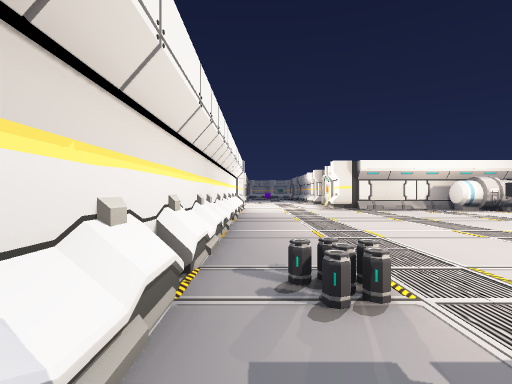
view 1 (above)

17 first-person views from a walk through a Unity game level. The camera is 1.4 m above the floor, looks level and sees 85° across. The floor is counted in squares, 2 m on a side. Each view is taken from the middle of a square. On the plan, view 1 faces up. The plan holds only what a view shows up to about 9 squares ahead; the rest is blank. The place goes on beyond the plan. Some animated figures are not drawn. Some surface patterns are stand-ins.

view 2
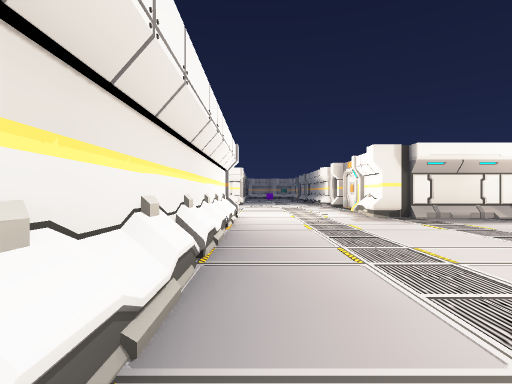

view 3
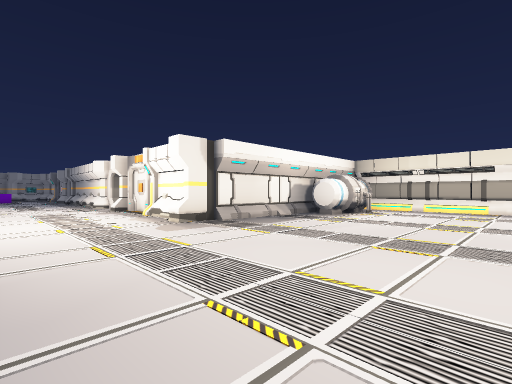

view 4
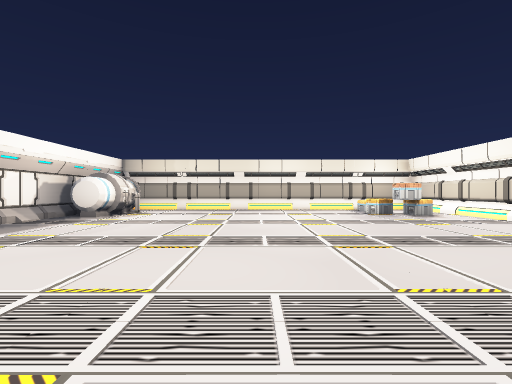

view 5
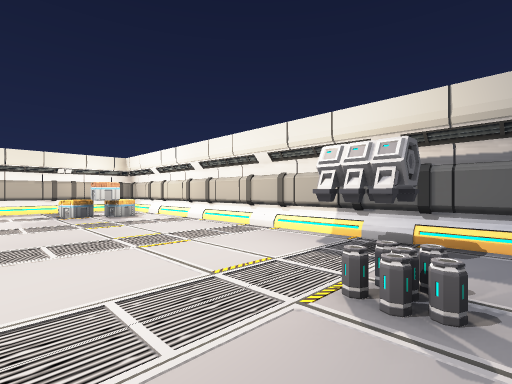

view 6
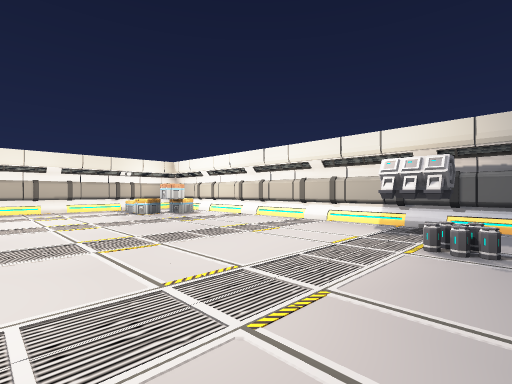

view 7
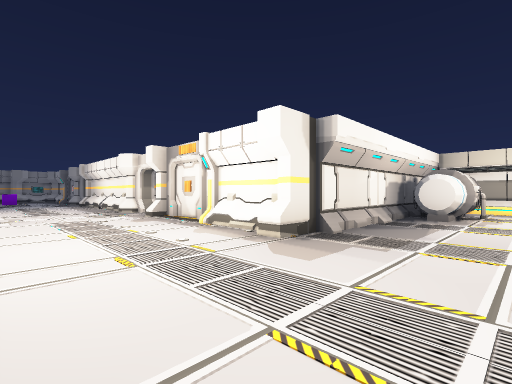

view 8
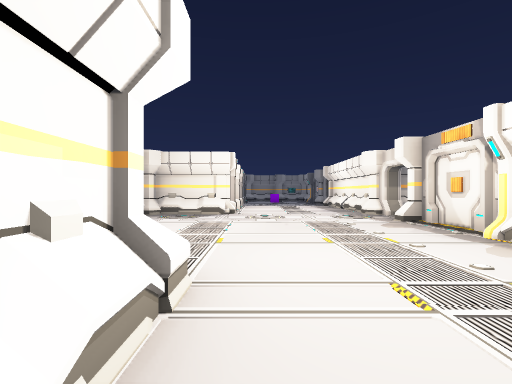

view 9
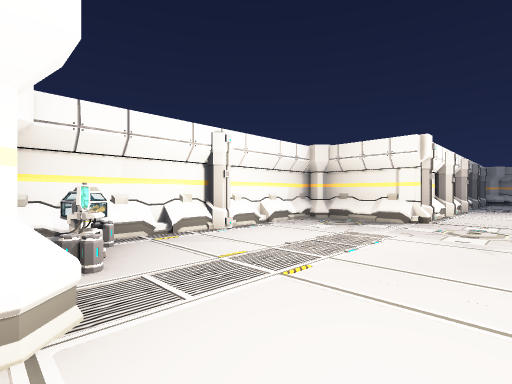

view 10
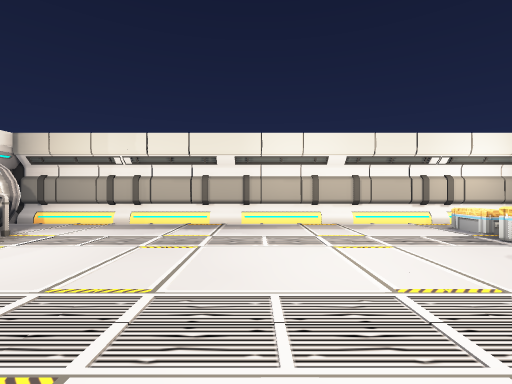

view 11
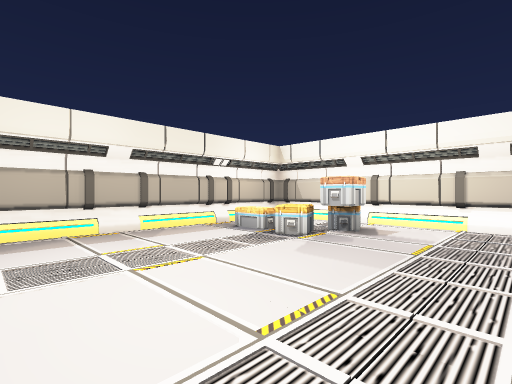

view 12
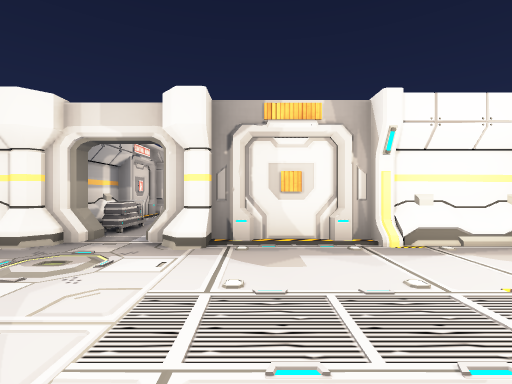

view 13
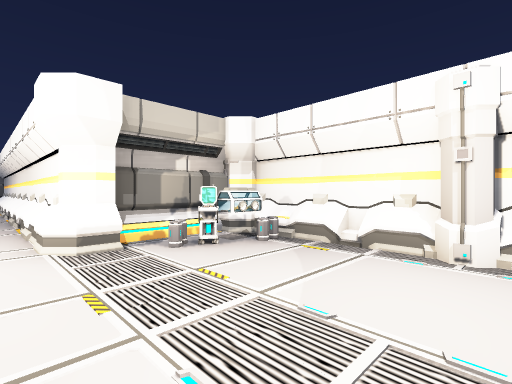

view 14
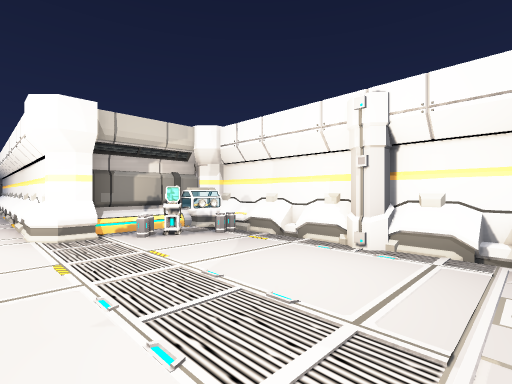

view 15
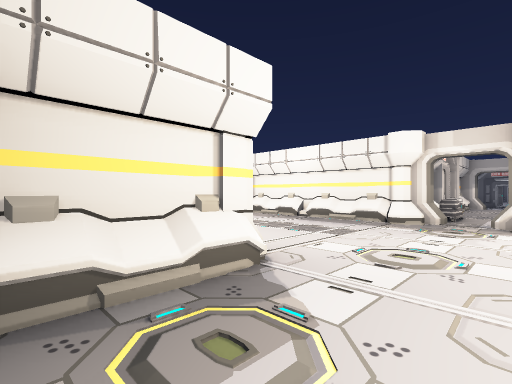

view 16
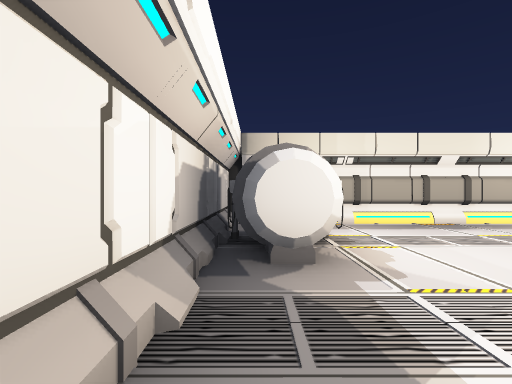

view 17
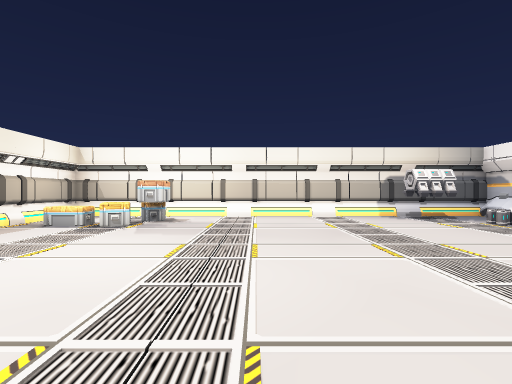

### Floor plan
Key: @ floor where view 1 was taken; # wall or solid block; x gap in a wall; . floor; / step, stairs or slope; = window, fence, low wall or low ledge; B barrel; A battery; P pillar; C crate; R cart; O other object.
Columns run from 4 left of view 1 to 12 right of it. Each row starts with its distance up from view 1.
 20   ##
 19 #P#P... P#####
 18 #=......=RR..
 17 #.......P
 16 O.......#
 15 OO......O
 14 #BR.....
 13 OOB.....#
 12 OP#P....P #######
 11   ##........OOO/#
 10    #.........O./
  9    #.........../
  8    #.........../#
  7    #.........../
  6    #.........../#
  5    #.........../#
  4    #.........../
  3    #.........../#
  2    #BB......CCC/#
  1    #.A.......C./#
  0    #@x/////////.#
 -1    ##############

Where each view was taken, in squares from view 1:
view 1: 0 up, 0 right, facing up
view 2: 4 up, 0 right, facing up
view 3: 6 up, 0 right, facing up-right
view 4: 6 up, 0 right, facing right
view 5: 4 up, 0 right, facing down-right
view 6: 6 up, 0 right, facing down-right
view 7: 9 up, 0 right, facing up-right
view 8: 10 up, 0 right, facing up
view 9: 12 up, 1 right, facing up-left
view 10: 6 up, 5 right, facing right
view 11: 6 up, 6 right, facing down-right
view 12: 16 up, 0 right, facing right
view 13: 16 up, 0 right, facing down-left
view 14: 17 up, 0 right, facing down-left
view 15: 17 up, 3 left, facing up-right
view 16: 11 up, 5 right, facing right
view 17: 8 up, 6 right, facing down
